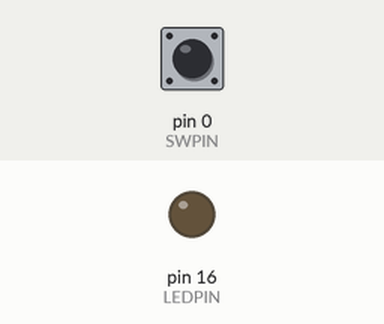
Bench run of a sketch on a simulated Arduino Uno, built with avr-gcc and run on an emulated ATmega328P. Shown: output pins drawn as LEDs (lit = HIGH). Inputs (shaded band) come from the test bench; at power-on: pin 0 (SWPIN) HIGH.

Above: at 1.2 s.
1.3 s: pin 0 (SWPIN) pulled LOW for 3.2 s
At 5.9 s:
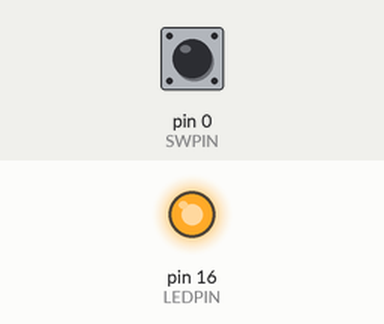
6.3 s: pin 0 (SWPIN) pulled LOW for 0.15 s
At 7.4 s:
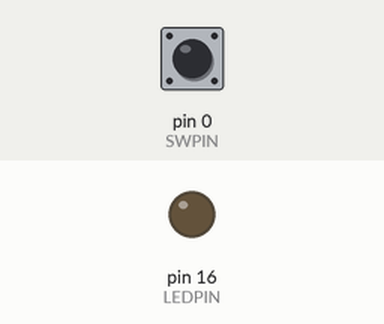
Timing chart, 0 to 9.3 s (numbered marks = the images above; inputs shaded):
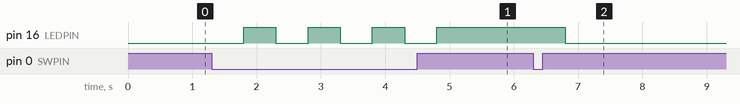

The sketch:

LAB05-ToggleSwitch.ino
```cpp
#define SWPIN 0
#define LEDPIN 16

int ledState = 0;

void setup() {
  pinMode(LEDPIN, OUTPUT);
  pinMode(SWPIN, INPUT);
}
void loop() {
  int  reading = digitalRead(SWPIN);
  if (reading == 0) {
    delay(500);
    ledState = !ledState;
  }
  digitalWrite(LEDPIN, ledState);

}
```

Measured:
- after the input at 1.3 s, pin 16 (LEDPIN): alternates HIGH for 0.50 s and LOW for 0.50 s, 7 changes in all, then stays HIGH, starting after 0.50 s
- after the input at 6.3 s, pin 16 (LEDPIN): HIGH → LOW after 0.50 s
